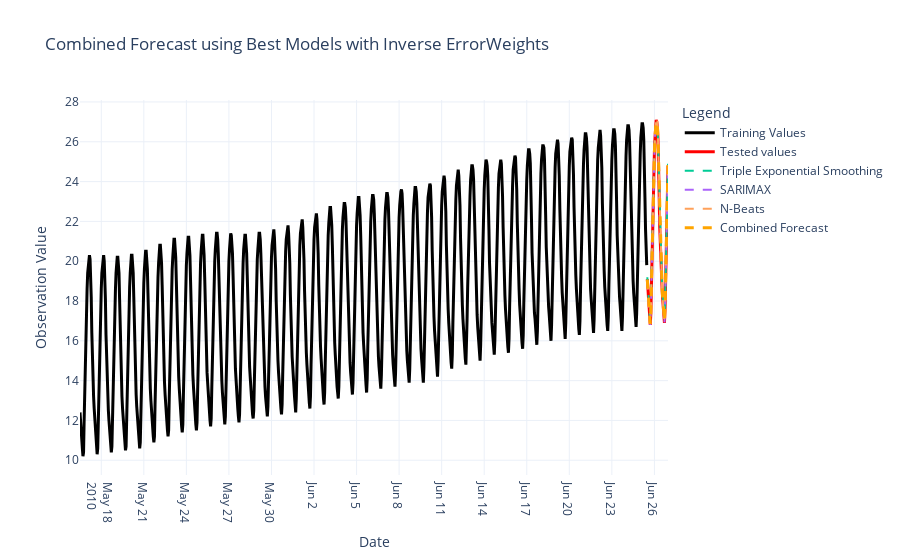
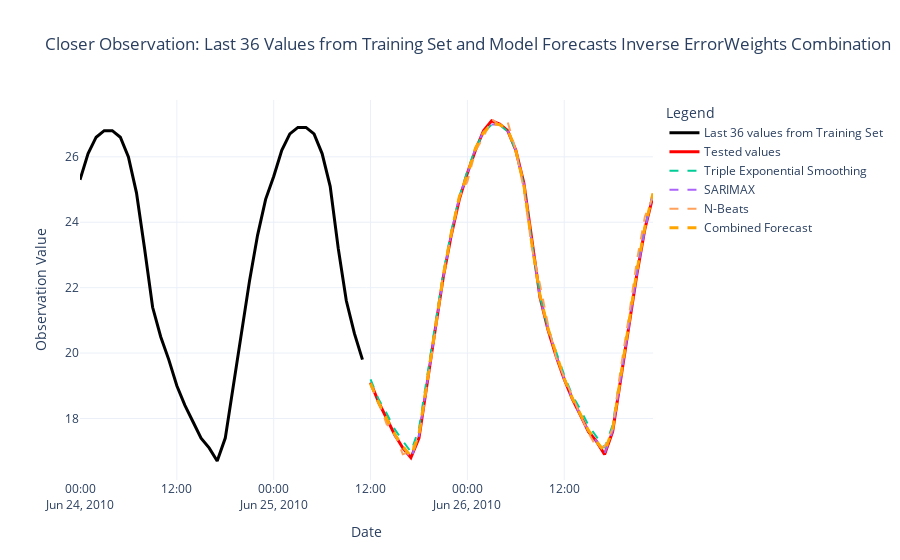

The cell these charts' notebook holds for them, in order:
### Markdown cell above
## Forecast Combination Best Three models
### Estimate Inverse ErrorWeights

Given a set of $n$ forecasts, each with an error metric $e_i$, the weight $w_i$ assigned to the $i$-th forecast is calculated as the inverse of the average normalized error:

$$
w_i = \frac{1}{\frac{1}{n} \sum_{j=1}^{n} \frac{e_{ij}}{\max_{k} e_{kj}}}
$$

Where:
- $e_{ij}$ is the $j$-th error metric of the $i$-th forecast.
- $\max_{k} e_{kj}$ is the maximum value of the $j$-th error metric across all forecasts.

These weights are then normalized so they sum to 1:

$$
w_i = \frac{w_i}{\sum_{j=1}^{n} w_j}
$$

This results in forecasts with lower average normalized error (more accurate) receiving higher weight. The normalization of the error metrics ensures that they contribute equally to the final weights despite their different scales and interpretations.

### Code cell
forecasts_heuristic = {
    'Triple Exponential Smoothing': holt_winters_forecast,
    'Seasonal Moving Average': sea_average_forecast,
    'Seasonal Naive Method': sea_average_forecast
}

forecasts_statistical = {
    'ARIMA': arima_forecast,
    'BATS': bats_forecast,
    'SARIMAX': sarimax_forecast
}

forecasts_nn = {
    'N-Beats': n_beats_forecast,
    'GRU': gru_forecast,
    'LSTM': lstm_forecast
}

evaluate_and_plot_forecasts_3(train, test[:h],h, forecasts_heuristic, forecasts_statistical, forecasts_nn)
